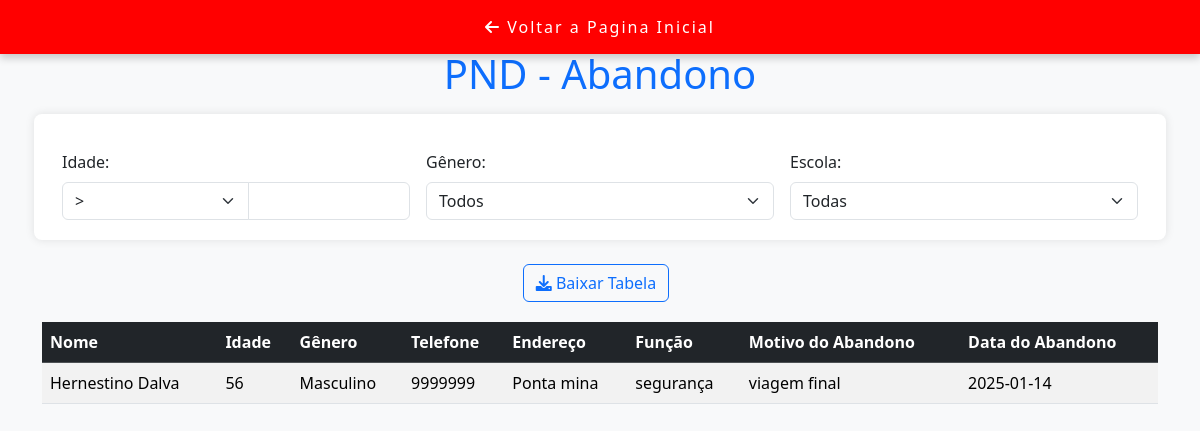
/dashboard/filtro/filtro_pnd_abandono.php, run on an earlier commit of the app's database.
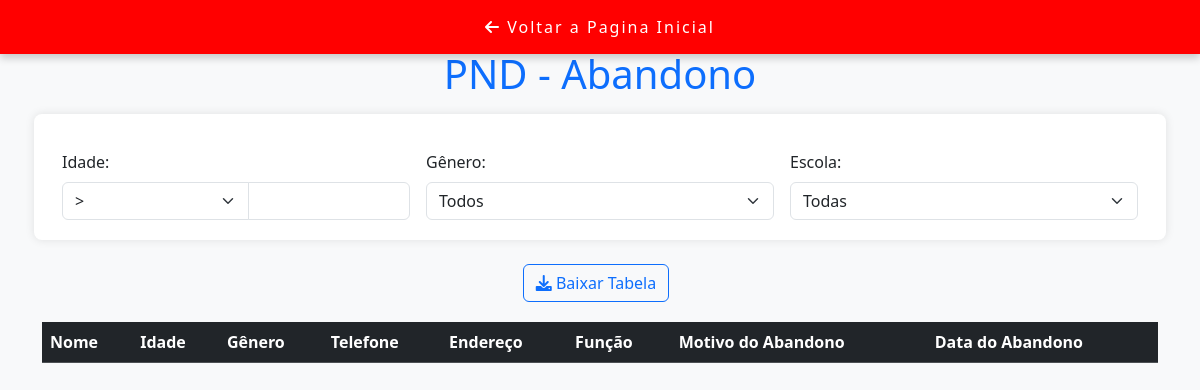
And on a later commit of the database.
### tables this page shows
CREATE TABLE IF NOT EXISTS `pessoal_nao_docente` (
  `id` int NOT NULL AUTO_INCREMENT,
  `nome` varchar(100) NOT NULL,
  `contacto` varchar(20) DEFAULT NULL,
  `endereco` varchar(255) DEFAULT NULL,
  `idade` int DEFAULT NULL,
  `nif` varchar(50) DEFAULT NULL,
  `genero` varchar(10) DEFAULT NULL,
  `data_contrato` date DEFAULT NULL,
  `funcao` varchar(50) DEFAULT NULL,
  `estado_civil` varchar(20) DEFAULT NULL,
  `numero_conta_bancaria` varchar(50) DEFAULT NULL,
  `ano_servico` int DEFAULT NULL,
  `ano_inicio_servico` int DEFAULT NULL,
  `nivel_academico` varchar(50) DEFAULT NULL,
  `escola_id` int DEFAULT NULL,
  `distrito_id` int DEFAULT NULL,
  `religiao_id` int DEFAULT NULL,
  `motivo_abandono` text,
  `data_abandono` date DEFAULT NULL,
  PRIMARY KEY (`id`),
  KEY `escola_id` (`escola_id`),
  KEY `distrito_id` (`distrito_id`),
  KEY `religiao_id` (`religiao_id`)
);

### dashboard/filtro/filtro_pnd_abandono.php (the view, shortened to what this page needs)
<?php
include_once($_SERVER['DOCUMENT_ROOT'].'/destp_pro/conexao/conexao.php');
$query = "SELECT pessoal_nao_docente.id, pessoal_nao_docente.nome, pessoal_nao_docente.idade, pessoal_nao_docente.genero, pessoal_nao_docente.contacto, pessoal_nao_docente.endereco,
          pessoal_nao_docente.funcao, pessoal_nao_docente.motivo_abandono, pessoal_nao_docente.data_abandono, escola.nome AS escola_nome
          FROM pessoal_nao_docente
          LEFT JOIN escola ON pessoal_nao_docente.escola_id = escola.id
          WHERE pessoal_nao_docente.motivo_abandono IS NOT NULL
            AND pessoal_nao_docente.motivo_abandono <> ''";
$stmt = $mysqli->prepare($query);
$stmt->execute();
$result = $stmt->get_result();
$professores = $result->fetch_all(MYSQLI_ASSOC);
?>
<!DOCTYPE html>
<html lang="pt-br">
<head>
    <link href="https://cdn.jsdelivr.net/npm/bootstrap@5.3.3/dist/css/bootstrap.min.css" rel="stylesheet">
    <link href="https://cdnjs.cloudflare.com/ajax/libs/font-awesome/6.4.2/css/all.min.css" rel="stylesheet">
<link href="https://cdnjs.cloudflare.com/ajax/libs/font-awesome/6.0.0-beta3/css/all.min.css" rel="stylesheet">
</head>
<body>
<button class="fixed-top-button" onclick="window.location.href='/destp_pro/dashboard/dashboard.php'">
  <i class="fas fa-arrow-left"></i> Voltar a Pagina Inicial
</button>
    <div class="container">
        <h1 class="text-center text-primary">PND - Abandono</h1>
        <br>
        <form method="GET" class="filter-form row g-3">
            <div class="col-md-4">
                <label for="idade" class="form-label">Idade:</label>
                <div class="input-group">
                    <select name="idade_op" class="form-select">
                        <option value=">" <?= (isset($_GET['idade_op']) && $_GET['idade_op'] == '>') ? 'selected' : ''; ?>>&gt;</option>
                    </select>
                    <input type="number" name="idade" id="idade" class="form-control" min="1" value="<?= isset($_GET['idade']) ? $_GET['idade'] : ''; ?>">
                </div>
            </div>
            <div class="col-md-4">
                <label for="genero" class="form-label">Gênero:</label>
                <select name="genero" id="genero" class="form-select">
                    <option value="">Todos</option>
                </select>
            </div>
            <div class="col-md-4">
                <label for="escola_id" class="form-label">Escola:</label>
                <select name="escola_id" id="escola_id" class="form-select">
                    <option value="">Todas</option>
                </select>
            </div>
        </form>
<br>
        <div class="col-auto text-center ms-auto download-grp d-flex justify-content-center align-items-center w-100">
    <a href="#" class="btn btn-outline-primary me-2" onclick="exportToExcel()">
        <i class="fas fa-download"></i> Baixar Tabela
    </a>
</div>
        <table class="table table-striped table-hover" id="table-results">
            <thead class="table-dark">
                <tr>
                    <th>Nome</th>
                    <th>Idade</th>
                    <th>Gênero</th>
                    <th>Telefone</th>
                    <th>Endereço</th>
                    <th>Função</th>
                    <th>Motivo do Abandono</th>
                    <th>Data do Abandono</th>
                </tr>
            </thead>
            <tbody>
                <?php foreach ($professores as $professor): ?>
                    <tr>
                        <td><?= $professor['nome']; ?></td>
                        <td><?= $professor['idade']; ?></td>
                        <td><?= $professor['genero']; ?></td>
                        <td><?= $professor['contacto']; ?></td>
                        <td><?= $professor['endereco']; ?></td>
                        <td><?= $professor['funcao']; ?></td>
                        <td><?= $professor['motivo_abandono']; ?></td>
                        <td><?= $professor['data_abandono']; ?></td>
                    </tr>
                <?php endforeach; ?>
            </tbody>
        </table>
    </div>
</body>
</html>

What changed in the data, as far as the page shows it:
removed pessoal_nao_docente: nome "Hernestino Dalva", idade "56", genero "Masculino", contacto "9999999", endereco "Ponta mina", funcao "segurança", motivo_abandono "viagem final", data_abandono "2025-01-14"
